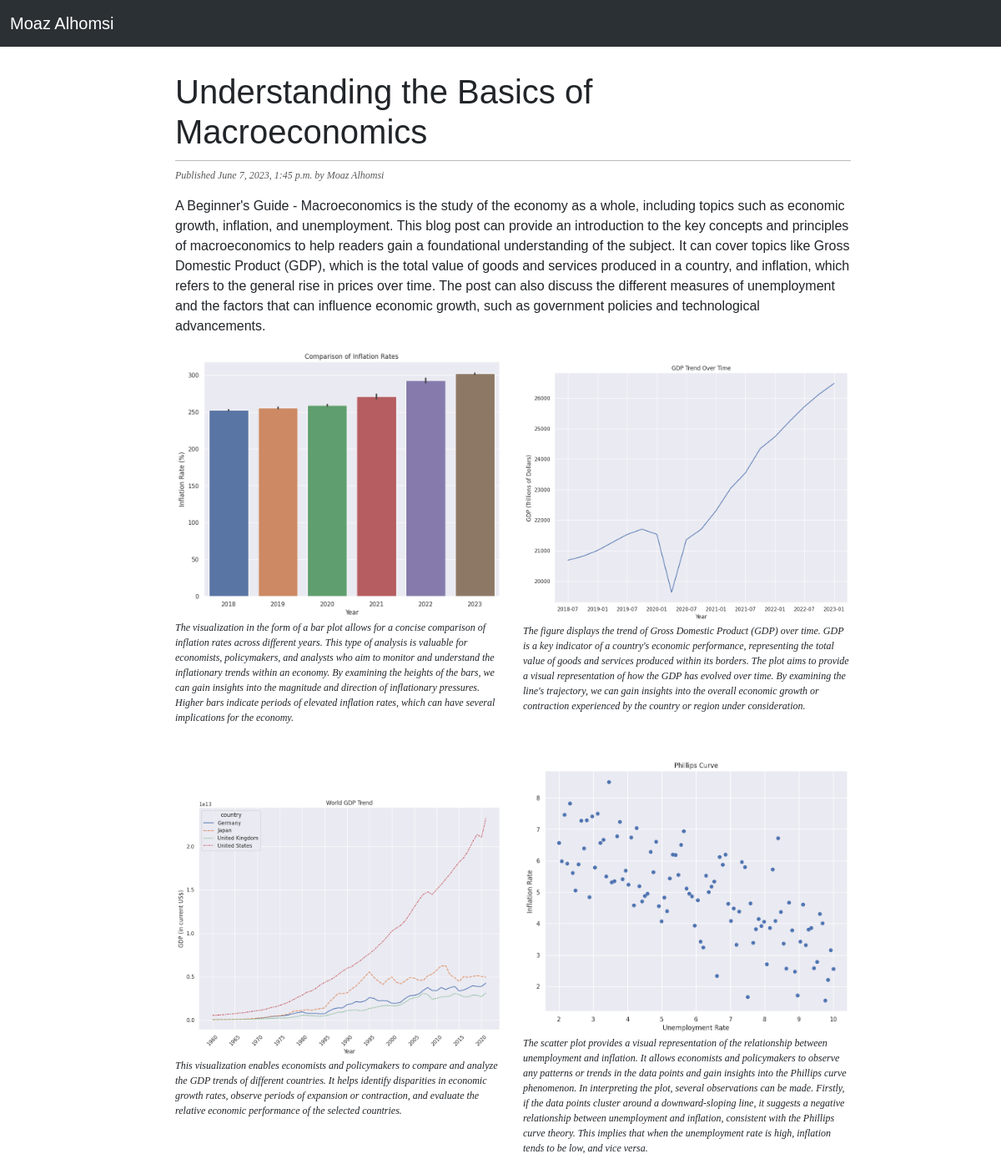
The app's page /2023/6/7/understanding-the-basics-of-macroeconomics/ with its own data.
### blog/models.py (models this page shows, shortened)
class Post(models.Model):
    class Status(models.TextChoices):
        DRAFT = 'DF', 'Draft'
        PUBLISHED = 'PB', 'Published'
    title = models.CharField(max_length=250)
    slug = models.SlugField(max_length=250)
    author = models.ForeignKey(User,
                               on_delete=models.CASCADE,
                               related_name='blog_posts')
    body = models.TextField()
    publish = models.DateTimeField(default=timezone.now)
    created = models.DateTimeField(auto_now_add=True)
    updated = models.DateTimeField(auto_now=True)
    status = models.CharField(max_length=2,
                              choices=Status.choices,
                              default = Status.DRAFT)
    objects = models.Manager()
    published = PublishedManager()

class Image(models.Model):
    post = models.ForeignKey(Post, on_delete=models.CASCADE, related_name='post_images')
    image = models.ImageField(upload_to='media/', blank=True)
    body = models.TextField(blank=True)

### blog/views.py (the view)
# urls.py: path('<int:year>/<int:month>/<int:day>/<slug:post>/', views.post_detail, name='post_detail')
def post_detail(request, year, month, day, post):
    post = get_object_or_404(Post, publish__year= year, publish__month=month, publish__day=day, slug=post, status = Post.Status.PUBLISHED)
    return render(request,'blog/post/detail.html', {'post':post})

### blog/templates/blog/post/detail.html (shortened to what this page needs)
{% extends 'blog/base.html' %}
{%block content%}
<h1>{{post.title}}</h1>
<p class="date">
    Published {{post.publish}} by Moaz Alhomsi
</p>
{{post.body|linebreaks}}
<div class="row">
    {% for image in post.post_images.all %}
    <div class="col-md-6 mb-4">
        <div class="image-card">
            <img src="{{ image.image.url }}" alt="Image" class="img-fluid">
        </div>
        <p class="image-description">{{ image.body }}</p>
    </div>
    {% endfor %}
</div>
{%endblock%}

### blog/templates/blog/base.html (shortened to what this page needs)
{% load static %}
<!DOCTYPE html>
<html>
<head>
    <link href="https://cdn.jsdelivr.net/npm/bootstrap@5.3.0/dist/css/bootstrap.min.css" rel="stylesheet"
>
    <link href="{% static 'css/blog.css' %}" rel="stylesheet">
    <nav class="navbar navbar-expand-lg bg-body-tertiary" data-bs-theme="dark">
        <div class=" container-fluid">
            <a class="navbar-brand" href="/home.html">Moaz Alhomsi</a>
        </div>
    </nav>
    <link href="{% static 'css/blog.css' %}" rel="stylesheet">
</head>
<body>
    <div id="content">
        {% block content %}
        {% endblock %}
    </div>
</body>
</html>

### blog/static/css/blog.css (style rules this page uses)
body { margin: 0; padding: 0; font-family: helvetica, sans-serif; }
a { color: #00abff; text-decoration: none; }
h1 { font-weight: normal; border-bottom: 1px solid #bbb; padding: 0 0 10px 0; }
#content { margin: 0 auto; padding: 30px 0 70px 30px; width: 70%; height: 70vh; }
.row { display: flex; justify-content: center; align-items: center; height: 100vh; }
p.date { color: #585858; font-family: georgia, serif; font-size: 12px; font-style: italic; }
.image-description { font-family: georgia, serif; font-size: 12px; font-style: italic; }

### records on screen
Post: title "Understanding the Basics of Macroeconomics", publish "June 7, 2023, 1:45 p.m.", body "A Beginner's Guide - Macroeconomics is the study of the economy as a whole, including topics such as economic growth, inflation, and unemployment. This blog post can provide an introduction to the key concepts and principles of macroeconomics to help readers gain a foundational understanding of the subject. It can cover topics like Gross Domestic Product (GDP), which is the total value of goods and services produced in a country, and inflation, which refers to the general rise in prices over time. The post can also discuss the different measures of unemployment and the factors that can influence economic growth, such as government policies and technological advancements."
Image: image (picture), body "The visualization in the form of a bar plot allows for a concise comparison of inflation rates across different years. This type of analysis is valuable for economists, policymakers, and analysts who aim to monitor and understand the inflationary trends within an economy. By examining the heights of the bars, we can gain insights into the magnitude and direction of inflationary pressures. Higher bars indicate periods of elevated inflation rates, which can have several implications for the economy."
Image: image (picture), body "The figure displays the trend of Gross Domestic Product (GDP) over time. GDP is a key indicator of a country's economic performance, representing the total value of goods and services produced within its borders. The plot aims to provide a visual representation of how the GDP has evolved over time. By examining the line's trajectory, we can gain insights into the overall economic growth or contraction experienced by the country or region under consideration."
Image: image (picture), body "This visualization enables economists and policymakers to compare and analyze the GDP trends of different countries. It helps identify disparities in economic growth rates, observe periods of expansion or contraction, and evaluate the relative economic performance of the selected countries."
Image: image (picture), body "The scatter plot provides a visual representation of the relationship between unemployment and inflation. It allows economists and policymakers to observe any patterns or trends in the data points and gain insights into the Phillips curve phenomenon. In interpreting the plot, several observations can be made. Firstly, if the data points cluster around a downward-sloping line, it suggests a negative relationship between unemployment and inflation, consistent with the Phillips curve theory. This implies that when the unemployment rate is high, inflation tends to be low, and vice versa."
